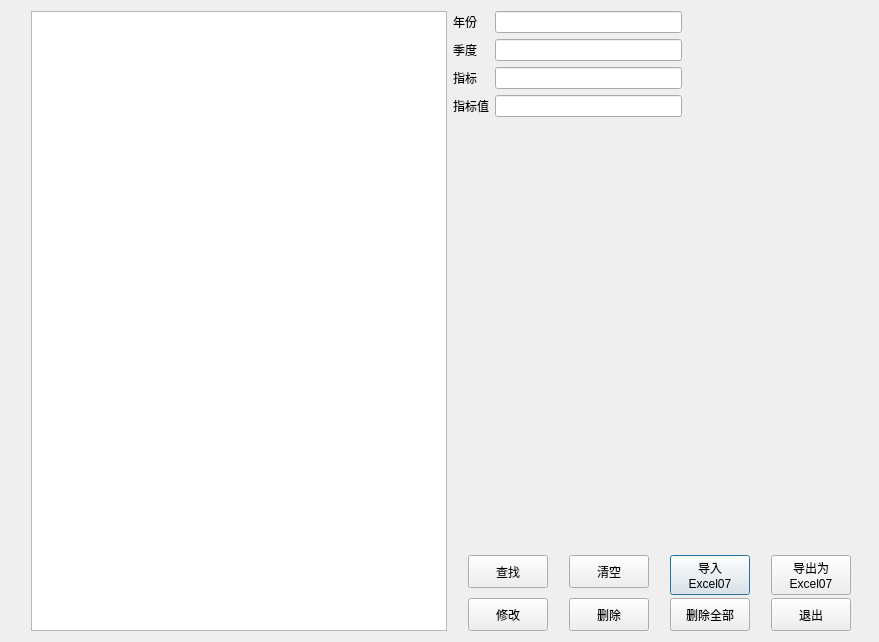
<?xml version="1.0" encoding="UTF-8"?>
<ui version="4.0">
 <class>DataTrans</class>
 <widget class="QDialog" name="DataTrans">
  <property name="geometry">
   <rect>
    <x>0</x>
    <y>0</y>
    <width>879</width>
    <height>642</height>
   </rect>
  </property>
  <property name="windowTitle">
   <string>数据管理</string>
  </property>
  <layout class="QGridLayout" name="gridLayout_3">
   <item row="0" column="2">
    <layout class="QGridLayout" name="gridLayout">
     <item row="2" column="3">
      <widget class="QLineEdit" name="quarter_lineEdit"/>
     </item>
     <item row="2" column="1">
      <widget class="QLabel" name="quarter_label">
       <property name="text">
        <string>季度</string>
       </property>
      </widget>
     </item>
     <item row="0" column="1">
      <widget class="QLabel" name="year_label">
       <property name="text">
        <string>年份</string>
       </property>
      </widget>
     </item>
     <item row="0" column="3">
      <widget class="QLineEdit" name="year_lineEdit"/>
     </item>
     <item row="5" column="3">
      <widget class="QLineEdit" name="code3Value_lineEdit"/>
     </item>
     <item row="3" column="3">
      <widget class="QLineEdit" name="code3_lineEdit"/>
     </item>
     <item row="3" column="1">
      <widget class="QLabel" name="codex_label">
       <property name="text">
        <string>指标</string>
       </property>
      </widget>
     </item>
     <item row="5" column="1">
      <widget class="QLabel" name="codeValue_label">
       <property name="text">
        <string>指标值</string>
       </property>
      </widget>
     </item>
     <item row="6" column="3">
      <spacer name="verticalSpacer">
       <property name="orientation">
        <enum>Qt::Vertical</enum>
       </property>
       <property name="sizeType">
        <enum>QSizePolicy::Fixed</enum>
       </property>
       <property name="sizeHint" stdset="0">
        <size>
         <width>20</width>
         <height>50</height>
        </size>
       </property>
      </spacer>
     </item>
     <item row="3" column="4">
      <spacer name="horizontalSpacer_2">
       <property name="orientation">
        <enum>Qt::Horizontal</enum>
       </property>
       <property name="sizeHint" stdset="0">
        <size>
         <width>40</width>
         <height>20</height>
        </size>
       </property>
      </spacer>
     </item>
    </layout>
   </item>
   <item row="2" column="2">
    <layout class="QGridLayout" name="gridLayout_2">
     <item row="0" column="2">
      <widget class="QPushButton" name="importExcel_pushButton">
       <property name="minimumSize">
        <size>
         <width>80</width>
         <height>40</height>
        </size>
       </property>
       <property name="maximumSize">
        <size>
         <width>80</width>
         <height>33</height>
        </size>
       </property>
       <property name="text">
        <string>导入
Excel07</string>
       </property>
       <property name="icon">
        <iconset resource="kj.qrc">
         <normaloff>:/qrc/image/qrc/image/icon.png</normaloff>:/qrc/image/qrc/image/icon.png</iconset>
       </property>
      </widget>
     </item>
     <item row="1" column="2">
      <widget class="QPushButton" name="delAll_pushButton">
       <property name="minimumSize">
        <size>
         <width>80</width>
         <height>33</height>
        </size>
       </property>
       <property name="maximumSize">
        <size>
         <width>80</width>
         <height>33</height>
        </size>
       </property>
       <property name="text">
        <string>删除全部</string>
       </property>
       <property name="icon">
        <iconset resource="kj.qrc">
         <normaloff>:/qrc/image/qrc/image/delete_icon.png</normaloff>:/qrc/image/qrc/image/delete_icon.png</iconset>
       </property>
      </widget>
     </item>
     <item row="1" column="0">
      <widget class="QPushButton" name="modify_pushButton">
       <property name="maximumSize">
        <size>
         <width>80</width>
         <height>33</height>
        </size>
       </property>
       <property name="text">
        <string>修改</string>
       </property>
       <property name="icon">
        <iconset resource="kj.qrc">
         <normaloff>:/qrc/image/qrc/image/paste.png</normaloff>:/qrc/image/qrc/image/paste.png</iconset>
       </property>
      </widget>
     </item>
     <item row="0" column="3">
      <widget class="QPushButton" name="exportExcel_pushButton">
       <property name="minimumSize">
        <size>
         <width>80</width>
         <height>40</height>
        </size>
       </property>
       <property name="maximumSize">
        <size>
         <width>80</width>
         <height>33</height>
        </size>
       </property>
       <property name="text">
        <string>导出为
Excel07</string>
       </property>
       <property name="icon">
        <iconset resource="kj.qrc">
         <normaloff>:/qrc/image/qrc/image/icon.png</normaloff>:/qrc/image/qrc/image/icon.png</iconset>
       </property>
      </widget>
     </item>
     <item row="1" column="1">
      <widget class="QPushButton" name="delete_pushButton">
       <property name="maximumSize">
        <size>
         <width>80</width>
         <height>33</height>
        </size>
       </property>
       <property name="text">
        <string>删除</string>
       </property>
       <property name="icon">
        <iconset resource="kj.qrc">
         <normaloff>:/qrc/image/qrc/image/delete_icon.png</normaloff>:/qrc/image/qrc/image/delete_icon.png</iconset>
       </property>
      </widget>
     </item>
     <item row="1" column="3">
      <widget class="QPushButton" name="quit_pushButton">
       <property name="maximumSize">
        <size>
         <width>80</width>
         <height>33</height>
        </size>
       </property>
       <property name="text">
        <string>退出</string>
       </property>
       <property name="icon">
        <iconset resource="kj.qrc">
         <normaloff>:/qrc/image/qrc/image/exit_icon.png</normaloff>:/qrc/image/qrc/image/exit_icon.png</iconset>
       </property>
      </widget>
     </item>
     <item row="0" column="1">
      <widget class="QPushButton" name="clear_pushButton">
       <property name="maximumSize">
        <size>
         <width>80</width>
         <height>33</height>
        </size>
       </property>
       <property name="text">
        <string>清空</string>
       </property>
       <property name="icon">
        <iconset resource="kj.qrc">
         <normaloff>:/qrc/image/qrc/image/new.png</normaloff>:/qrc/image/qrc/image/new.png</iconset>
       </property>
      </widget>
     </item>
     <item row="0" column="0">
      <widget class="QPushButton" name="search_pushButton">
       <property name="maximumSize">
        <size>
         <width>80</width>
         <height>33</height>
        </size>
       </property>
       <property name="text">
        <string>查找</string>
       </property>
       <property name="icon">
        <iconset resource="kj.qrc">
         <normaloff>:/qrc/image/qrc/image/find.png</normaloff>:/qrc/image/qrc/image/find.png</iconset>
       </property>
      </widget>
     </item>
    </layout>
   </item>
   <item row="0" column="0">
    <spacer name="horizontalSpacer_4">
     <property name="orientation">
      <enum>Qt::Horizontal</enum>
     </property>
     <property name="sizeType">
      <enum>QSizePolicy::Fixed</enum>
     </property>
     <property name="sizeHint" stdset="0">
      <size>
       <width>20</width>
       <height>20</height>
      </size>
     </property>
    </spacer>
   </item>
   <item row="1" column="2">
    <spacer name="verticalSpacer_2">
     <property name="orientation">
      <enum>Qt::Vertical</enum>
     </property>
     <property name="sizeType">
      <enum>QSizePolicy::Expanding</enum>
     </property>
     <property name="sizeHint" stdset="0">
      <size>
       <width>20</width>
       <height>300</height>
      </size>
     </property>
    </spacer>
   </item>
   <item row="0" column="1" rowspan="3">
    <widget class="QTableView" name="data_tableView"/>
   </item>
  </layout>
 </widget>
 <tabstops>
  <tabstop>year_lineEdit</tabstop>
  <tabstop>quarter_lineEdit</tabstop>
  <tabstop>code3_lineEdit</tabstop>
  <tabstop>code3Value_lineEdit</tabstop>
  <tabstop>search_pushButton</tabstop>
  <tabstop>clear_pushButton</tabstop>
  <tabstop>delAll_pushButton</tabstop>
  <tabstop>delete_pushButton</tabstop>
  <tabstop>modify_pushButton</tabstop>
  <tabstop>importExcel_pushButton</tabstop>
  <tabstop>exportExcel_pushButton</tabstop>
  <tabstop>quit_pushButton</tabstop>
  <tabstop>data_tableView</tabstop>
 </tabstops>
 <resources>
  <include location="kj.qrc"/>
 </resources>
 <connections/>
</ui>
